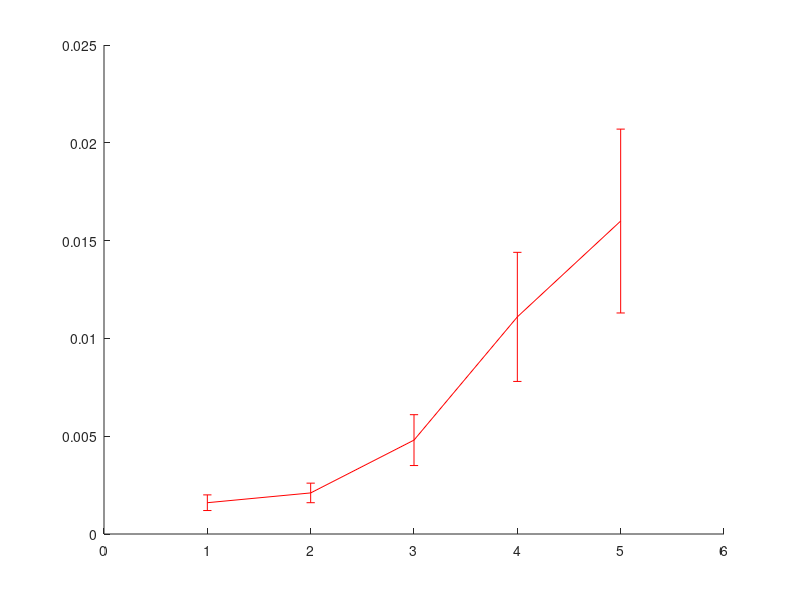

Recreate this plot in MATLAB. (Note: this script raises an error after producing the figure.)
clear;
clc;
x=[1,2,3,4,5];

Time = [0.0016    0.0030    0.6609    0.0021    0.0062    1.2372    0.0048    0.0154    2.2778    0.0111    0.0286    3.3005    0.0160    0.0468    4.1124];
minError = [0.0004    0.0007    0.2517    0.0005    0.0014    0.3813    0.0013    0.0034    0.7026    0.0033    0.0066    0.9492    0.0047    0.0104    1.1441];
maxError = [0.0004    0.0007    0.2517    0.0005    0.0014    0.3813    0.0013    0.0034    0.7026    0.0033    0.0066    0.9492    0.0047    0.0104    1.1441];

SCIT_Time  = Time([1,4,7,10,13]);
SCIT_minError  = minError([1,4,7,10,13]);
SCIT_maxError  = maxError([1,4,7,10,13]);
ReCIT_Time = Time([2,5,8,11,14]);
ReCIT_minError = minError([2,5,8,11,14]);
ReCIT_maxError = maxError([2,5,8,11,14]);%-ReCIT_Time;
FRCIT_Time = Time([3,6,9,12,15])/30;
FRCIT_minError = minError([3,6,9,12,15])/30;
FRCIT_maxError = maxError([3,6,9,12,15])/30;%-FRCIT_Time;

lw = 1.8;
errorbar(x,SCIT_Time,SCIT_minError,SCIT_maxError,'-r','LineWidth',lw); 
hold on;
errorbar(x,ReCIT_Time,ReCIT_minError,ReCIT_maxError,'-b','LineWidth',lw);
hold on;
errorbar(x,FRCIT_Time,FRCIT_minError,FRCIT_maxError,'-k','LineWidth',lw);
grid minor;

xlim([0.8,5.2]);
ylim([-0.01,0.2]);
set(gca,'xtick',[1:1:5]);
set(gca,'xTickLabel',{25,50,100,150,200},'FontSize',16);
set(gca,'ytick',[0 0.06 0.12 0.18],'FontSize',16);
xlabel('Sample size','Fontname','Times New Roman','FontSize',18);
ylabel('Elapsed time(s)','Fontname','Times New Roman','FontSize',18);
legend('PC_{SCIT}','PC_{ReCIT}','PC_{KCIT}','Fontname','Times New Roman','FontSize',15);